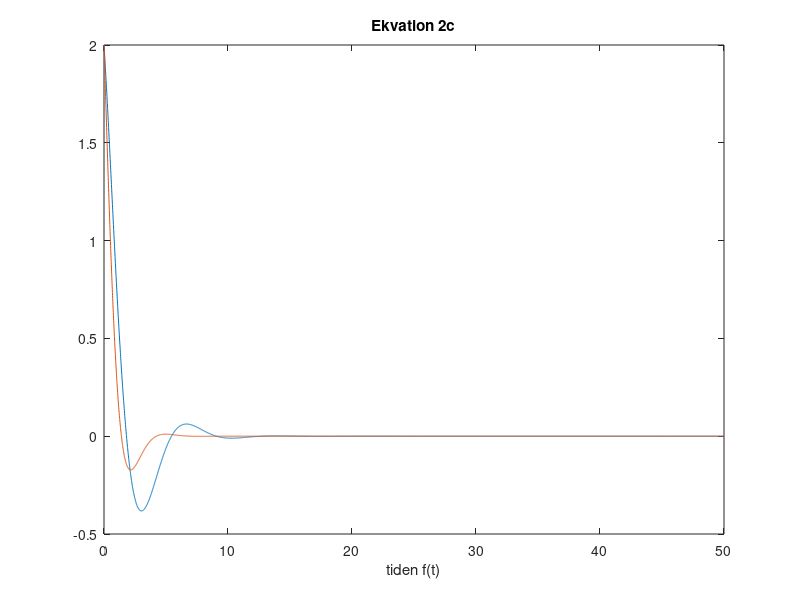

This figure's MATLAB source:

% a = amplitud, l = lamda, v = vinkelhastighet, d = delta,be = beta
%Ekvation 2
t = 0:0.01:50;
a = 2;
l = 0.5;
v = 1;
d = (pi/2);
be = sqrt((v^2)-(l^2));

ekvation2 = (a.*exp(1).^(-l*t)).*sin((be.*t)+d);

plot(t,ekvation2)
title('Ekvation 2');
xlabel('tiden f(t)');
hold on;
t = 0:0.01:50;
a = 2;
l = 1;
v = 1.5;
d = (pi/2);
be = sqrt((v^2)-(l^2));

ekvation2c = (a.*exp(1).^(-l*t)).*sin((be.*t)+d);

plot(t,ekvation2c)
title('Ekvation 2c');
xlabel('tiden f(t)');